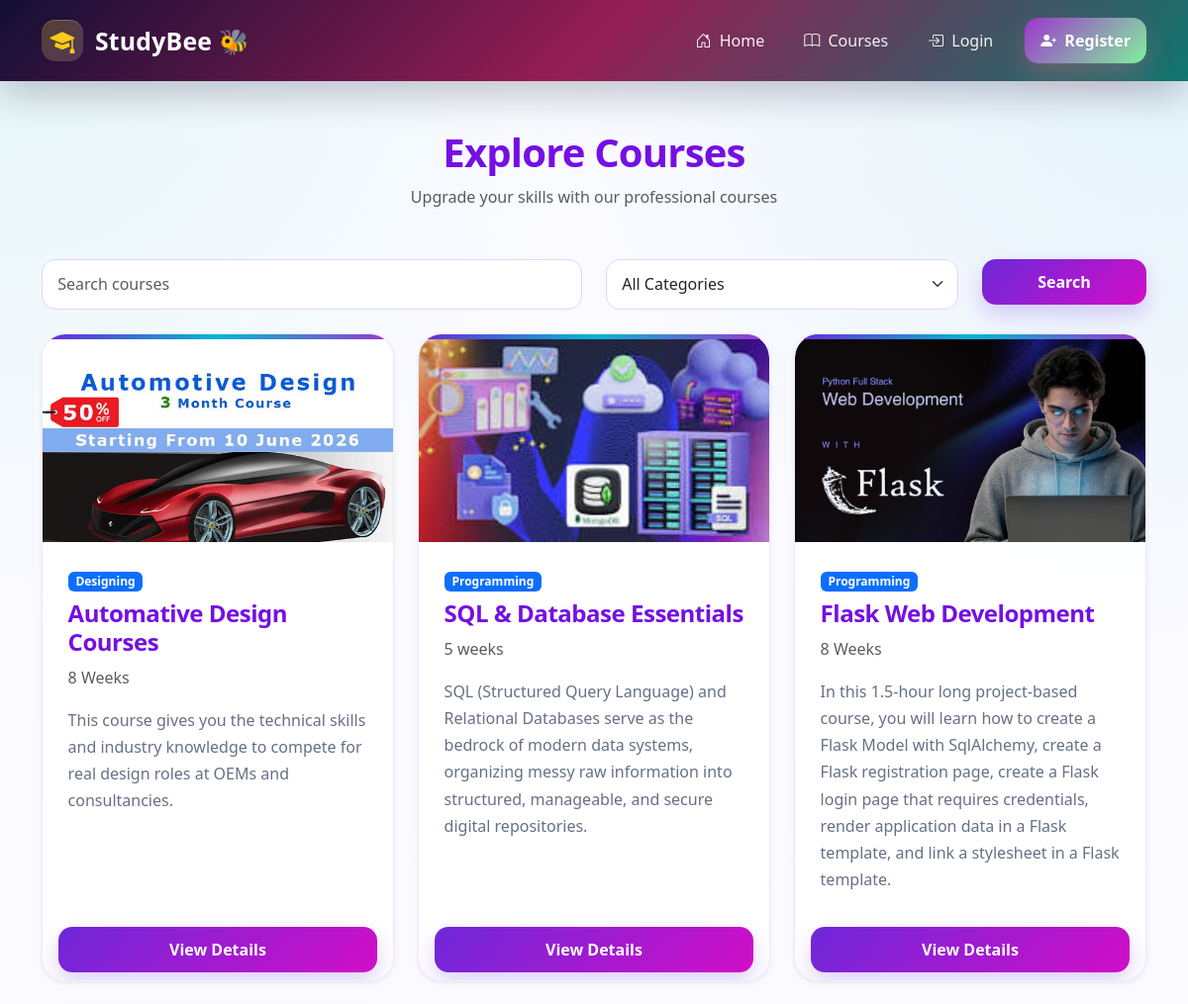
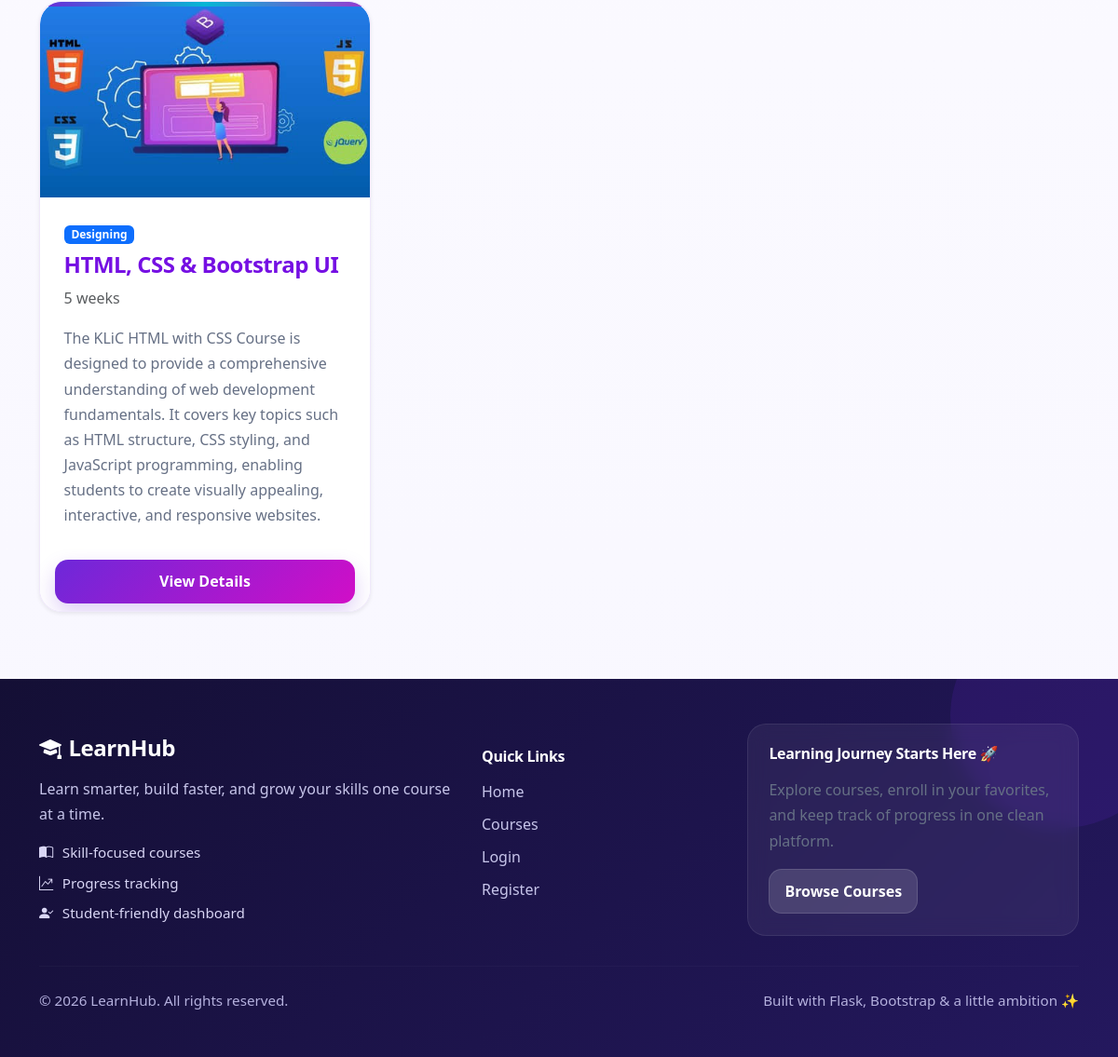
Page /courses/ on the committed database (2 pictures, top to bottom).
### tables this page shows
CREATE TABLE courses(
    course_id INTEGER PRIMARY KEY AUTOINCREMENT,
    course_name TEXT NOT NULL,
    category TEXT NOT NULL,
    duration TEXT NOT NULL,
    description TEXT NOT NULL,
    image TEXT
);

### app/courses/routes.py (the view)
@courses_bp.route("/")
def courses():
    search = request.args.get("search", "")
    category = request.args.get("category", "")
    conn = get_db()
    query = """
        SELECT *
        FROM courses
        WHERE 1=1
    """
    params = []
    if search:
        query += """
            AND course_name LIKE ?
        """
        params.append(f"%{search}%")
    if category:
        query += """
            AND category = ?
        """
        params.append(category)
    courses = conn.execute(
        query,
        params
    ).fetchall()
    categories = conn.execute(
        """
        SELECT DISTINCT category
        FROM courses
        """
    ).fetchall()
    conn.close()
    return render_template(
        "courses/courses.html",
        courses=courses,
        categories=categories,
        search=search,
        selected_category=category
    )

### app/models/database.py (called while the page is built)
def get_db():
    conn = sqlite3.connect(current_app.config["DATABASE"])
    conn.row_factory = sqlite3.Row
    return conn

### app/templates/courses/courses.html (shortened to what this page needs)
{% extends "base.html" %}
{% block content %}
<div class="container mt-5">
    <div class="text-center mb-5">
        <h1 class="fw-bold">Explore Courses</h1>
        <p class="text-muted">
            Upgrade your skills with our professional courses
        </p>
    </div>
    <form method="GET">
        <div class="row mb-4">
            <div class="col-md-6">
                <input
                    type="text"
                    name="search"
                    class="form-control"
                    placeholder="Search courses"
                    value="{{ search }}">
            </div>
            <div class="col-md-4">
                <select
                    name="category"
                    class="form-select">
                    <option value="">
                        All Categories
                    </option>
                </select>
            </div>
            <div class="col-md-2">
                <button class="btn btn-primary w-100">
                    Search
                </button>
            </div>
        </div>
    </form>
    <div class="row">
        {% for course in courses %}
        <div class="col-md-4 mb-4">
            <div class="card shadow-sm h-100 course-card">
                <img
                    src="{{ url_for(
                        'static',
                        filename='uploads/courses/' + (course.image or 'default-course.jpg')
                    ) }}"
                    class="card-img-top"
                    alt="{{ course.course_name }}">
                <div class="card-body">
                    <span class="badge bg-primary mb-2">
                        {{ course.category }}
                    </span>
                    <h4 class="card-title">
                        {{ course.course_name }}
                    </h4>
                    <p class="text-muted">
                        {{ course.duration }}
                    </p>
                    <p class="card-text">
                        {{ course.description }}
                    </p>
                </div>
                <div class="card-footer bg-white border-0">
                    <a href="{{ url_for('courses.course_details', course_id=course.course_id) }}"
                       class="btn btn-primary w-100">
                        View Details
                    </a>
                </div>
            </div>
        </div>
        {% endfor %}
    </div>
</div>
{% endblock %}

### app/templates/base.html (shortened to what this page needs)
<!DOCTYPE html>
<html lang="en">
<head>
    <link
        href="https://cdn.jsdelivr.net/npm/bootstrap@5.3.3/dist/css/bootstrap.min.css"
        rel="stylesheet"
    >
    <link
        rel="stylesheet"
        href="https://cdn.jsdelivr.net/npm/bootstrap-icons@1.11.3/font/bootstrap-icons.min.css"
    >
    <link
        rel="stylesheet"
        href="{{ url_for('static', filename='css/style.css') }}"
    >
</head>
<body>
<nav class="navbar navbar-expand-lg custom-navbar sticky-top">
    <div class="container">
        <a class="navbar-brand brand-logo" href="{{ url_for('main.home') }}">
            <span class="brand-icon">
                <i class="bi bi-mortarboard-fill"></i>
            </span>
            <span>StudyBee 🐝</span>
        </a>
        <div class="collapse navbar-collapse" id="navbar">
            <ul class="navbar-nav ms-auto align-items-lg-center gap-lg-2">
                <li class="nav-item">
                    <a class="nav-link nav-pill" href="{{ url_for('main.home') }}">
                        <i class="bi bi-house-door me-1"></i> Home
                    </a>
                </li>
                <li class="nav-item">
                    <a class="nav-link nav-pill" href="{{ url_for('courses.courses') }}">
                        <i class="bi bi-book me-1"></i> Courses
                    </a>
                </li>
                {% if session.get("user_id") %}
                    <li class="nav-item">
                        <a class="nav-link nav-pill" href="{{ url_for('dashboard.dashboard') }}">
                            <i class="bi bi-speedometer2 me-1"></i> Dashboard
                        </a>
                    </li>
                    <li class="nav-item">
                        <a class="nav-link nav-pill" href="{{ url_for('profile.profile') }}">
                            <i class="bi bi-person-circle me-1"></i> Profile
                        </a>
                    </li>
                    {% if session.get("role") == "admin" %}
                    <li class="nav-item">
                        <a class="nav-link nav-pill admin-link" href="{{ url_for('admin.manage_courses') }}">
                            <i class="bi bi-shield-lock me-1"></i> Admin
                        </a>
                    </li>
                    {% endif %}
                    <li class="nav-item">
                        <a class="btn btn-nav-logout ms-lg-2 mt-2 mt-lg-0" href="{{ url_for('auth.logout') }}">
                            <i class="bi bi-box-arrow-right me-1"></i> Logout
                        </a>
                    </li>
                {% else %}
                    <li class="nav-item">
                        <a class="nav-link nav-pill" href="{{ url_for('auth.login') }}">
                            <i class="bi bi-box-arrow-in-right me-1"></i> Login
                        </a>
                    </li>
                    <li class="nav-item">
                        <a class="btn btn-nav-register ms-lg-2 mt-2 mt-lg-0" href="{{ url_for('auth.register') }}">
                            <i class="bi bi-person-plus-fill me-1"></i> Register
                        </a>
                    </li>
                {% endif %}
            </ul>
        </div>
    </div>
</nav>
<main class="page-content">
    {% block content %}
    {% endblock %}
</main>
<footer class="footer-section mt-5">
    <div class="container py-5">
        <div class="row g-4 align-items-center">
            <div class="col-lg-5">
                <div class="footer-brand-wrap">
                    <h4 class="footer-brand mb-3">
                        <i class="bi bi-mortarboard-fill me-2"></i>LearnHub
                    </h4>
                    <p class="footer-text mb-3">
                        Learn smarter, build faster, and grow your skills one course at a time.
                    </p>
                    <div class="footer-socials">
                        <span><i class="bi bi-book-half"></i> Skill-focused courses</span>
                        <span><i class="bi bi-graph-up-arrow"></i> Progress tracking</span>
                        <span><i class="bi bi-person-check-fill"></i> Student-friendly dashboard</span>
                    </div>
                </div>
            </div>
            <div class="col-lg-3">
                <h6 class="footer-heading">Quick Links</h6>
                <ul class="footer-links">
                    <li><a href="{{ url_for('main.home') }}">Home</a></li>
                    <li><a href="{{ url_for('courses.courses') }}">Courses</a></li>
                    {% if session.get("user_id") %}
                    <li><a href="{{ url_for('dashboard.dashboard') }}">Dashboard</a></li>
                    <li><a href="{{ url_for('profile.profile') }}">Profile</a></li>
                    {% else %}
                    <li><a href="{{ url_for('auth.login') }}">Login</a></li>
                    <li><a href="{{ url_for('auth.register') }}">Register</a></li>
                    {% endif %}
                </ul>
            </div>
            <div class="col-lg-4">
                <div class="footer-news-box">
                    <h6 class="footer-heading">Learning Journey Starts Here 🚀</h6>
                    <p class="mb-3">
                        Explore courses, enroll in your favorites, and keep track of progress in one clean platform.
                    </p>
                    <a href="{{ url_for('courses.courses') }}" class="btn btn-footer">
                        Browse Courses
                    </a>
                </div>
            </div>
        </div>
        <hr class="footer-divider">
        <div class="d-flex flex-column flex-md-row justify-content-between align-items-center gap-2">
            <p class="footer-copy mb-0">
                © 2026 LearnHub. All rights reserved.
            </p>
            <p class="footer-copy mb-0">
                Built with Flask, Bootstrap & a little ambition ✨
            </p>
        </div>
    </div>
</footer>
</body>
</html>

### rows in the picture
courses: image (picture), category "Designing", course_name "Automative Design Courses", duration "8 Weeks", description "This course gives you the technical skills and industry knowledge to compete for real design roles at OEMs and consultancies."
courses: image (picture), category "Programming", course_name "SQL & Database Essentials", duration "5 weeks", description "SQL (Structured Query Language) and Relational Databases serve as the bedrock of modern data systems, organizing messy raw information into structured, manageable, and secure digital repositories."
courses: image (picture), category "Programming", course_name "Flask Web Development", duration "8 Weeks", description "In this 1.5-hour long project-based course, you will learn how to create a Flask Model with SqlAlchemy, create a Flask registration page, create a Flask login page that requires credentials, render application data in a Flask template, and link a stylesheet in a Flask template."
courses: image (picture), category "Designing", course_name "HTML, CSS & Bootstrap UI", duration "5 weeks", description "The KLiC HTML with CSS Course is designed to provide a comprehensive understanding of web development fundamentals. It covers key topics such as HTML structure, CSS styling, and JavaScript programming, enabling students to create visually appealing, interactive, and responsive websites."
